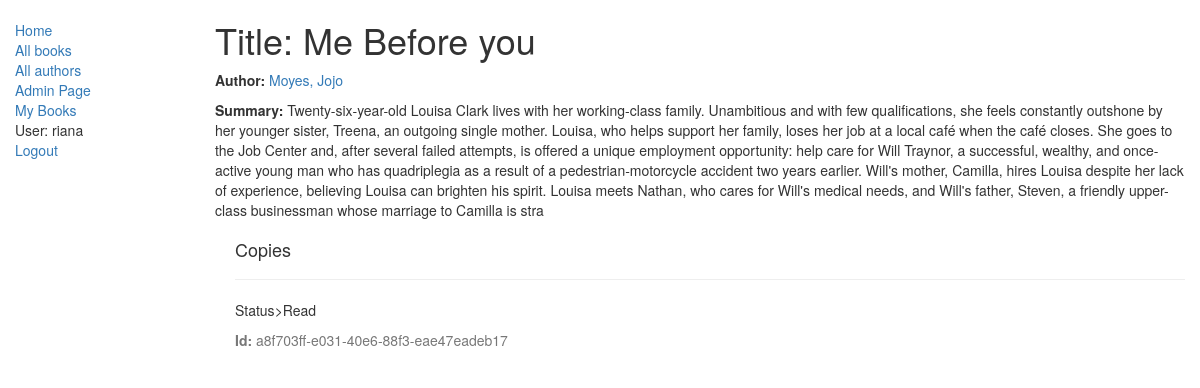
The page /app1/book/1 (signed in) on the database its author committed.
### app1/models.py (models this page shows, shortened)
class Book(models.Model):
    title = models.CharField(max_length=200)
    author = models.ForeignKey('Author', on_delete=models.SET_NULL, null=True)
    summary = models.TextField(max_length=1000, help_text="Enter a brief description of the book")

class Author(models.Model):
    first_name = models.CharField(max_length=100)
    last_name = models.CharField(max_length=100)
    def __str__(self):
        return '%s, %s' % (self.last_name, self.first_name)

class BookInstance(models.Model):
    id = models.UUIDField(primary_key=True, default=uuid.uuid4, help_text="Unique ID for this particular book across whole library")
    book = models.ForeignKey('Book', on_delete=models.SET_NULL, null=True)
    LOAN_STATUS = (
        ('W', 'Want to read'),
        ('R', 'Read'),
        ('C', 'Currantly reading')
    )
    status = models.CharField(max_length=1, choices=LOAN_STATUS, blank=True)
    reader = models.ForeignKey(User, on_delete=models.SET_NULL, null=True, blank=True)

### app1/views.py (the view)
# urls.py: re_path(r'^book/(?P<pk>\d+)$', views.BookDetailView.as_view(), name='book-detail'),
class BookDetailView(generic.DetailView):
    model = models.Book
    template_name='app1/book_detail.html'

### app1/templates/app1/book_detail.html
{% extends "app1/base_generic.html" %}
{% block content %}
  <h1>Title: {{ book.title }}</h1>
  <p><strong>Author:</strong> <a href="">{{ book.author }}</a></p>
  <p><strong>Summary:</strong> {{ book.summary }}</p>
  <div style="margin-left:20px;margin-top:20px">
    <h4>Copies</h4>
    {% for copy in book.bookinstance_set.all %}
    <hr>
    <p class=<strong>Status</strong>>{{ copy.get_status_display }}</p>
    <p class="text-muted"><strong>Id:</strong> {{copy.id}}</p>
    {% endfor %}
  </div>
{% endblock %}

### app1/templates/app1/base_generic.html (shortened to what this page needs)
<!DOCTYPE html>
<html lang="en">
<head>
  <link rel="stylesheet" href="https://maxcdn.bootstrapcdn.com/bootstrap/3.3.7/css/bootstrap.min.css">
  {% load static %}
  <link rel="stylesheet" href="{% static 'app1/styles.css' %}">
</head>
<body>
  <div class="container-fluid">
    <div class="row">
      <div class="col-sm-2">
      {% block sidebar %}
      <ul class="sidebar-nav">
          <li><a href="{% url 'app1:index' %}">Home</a></li>
          <li><a href="{% url 'app1:books' %}">All books</a></li>
          <li><a href="{% url 'app1:authors' %}">All authors</a></li>
          <li><a href="/admin/">Admin Page</a></li>
          <li><a href="{% url 'app1:my-books' %}">My Books</a></li>
          {% if user.is_authenticated %}
               <li>User: {{ user.get_username }}</li>
               <li><a href="{% url 'logout'%}?next={{request.path}}">Logout</a></li>
          {% else %}
               <li><a href="{% url 'login'%}?next={{request.path}}">Login</a></li>
          {% endif %}
      </ul>
     {% endblock %}
      </div>
      <div class="col-sm-10 ">
      {% block content %}{% endblock %}
      </div>
    </div>
  </div>
</body>
</html>

### app1/static/app1/styles.css (style rules this page uses)
.sidebar-nav { margin-top: 20px; padding: 0; list-style: none; }

### rows shown on the page
Book: title "Me Before you", author "Moyes, Jojo", summary "Twenty-six-year-old Louisa Clark lives with her working-class family. Unambitious and with few qualifications, she feels constantly outshone by her younger sister, Treena, an outgoing single mother. Louisa, who helps support her family, loses her job at a local café when the café closes. She goes to the Job Center and, after several failed attempts, is offered a unique employment opportunity: help care for Will Traynor, a successful, wealthy, and once-active young man who has quadriplegia as a result of a pedestrian-motorcycle accident two years earlier. Will's mother, Camilla, hires Louisa despite her lack of experience, believing Louisa can brighten his spirit. Louisa meets Nathan, who…"
BookInstance: status "Read", id "a8f703ff-e031-40e6-88f3-eae47eadeb17"

### other values the page prints
{{ user.get_username }} "riana"
